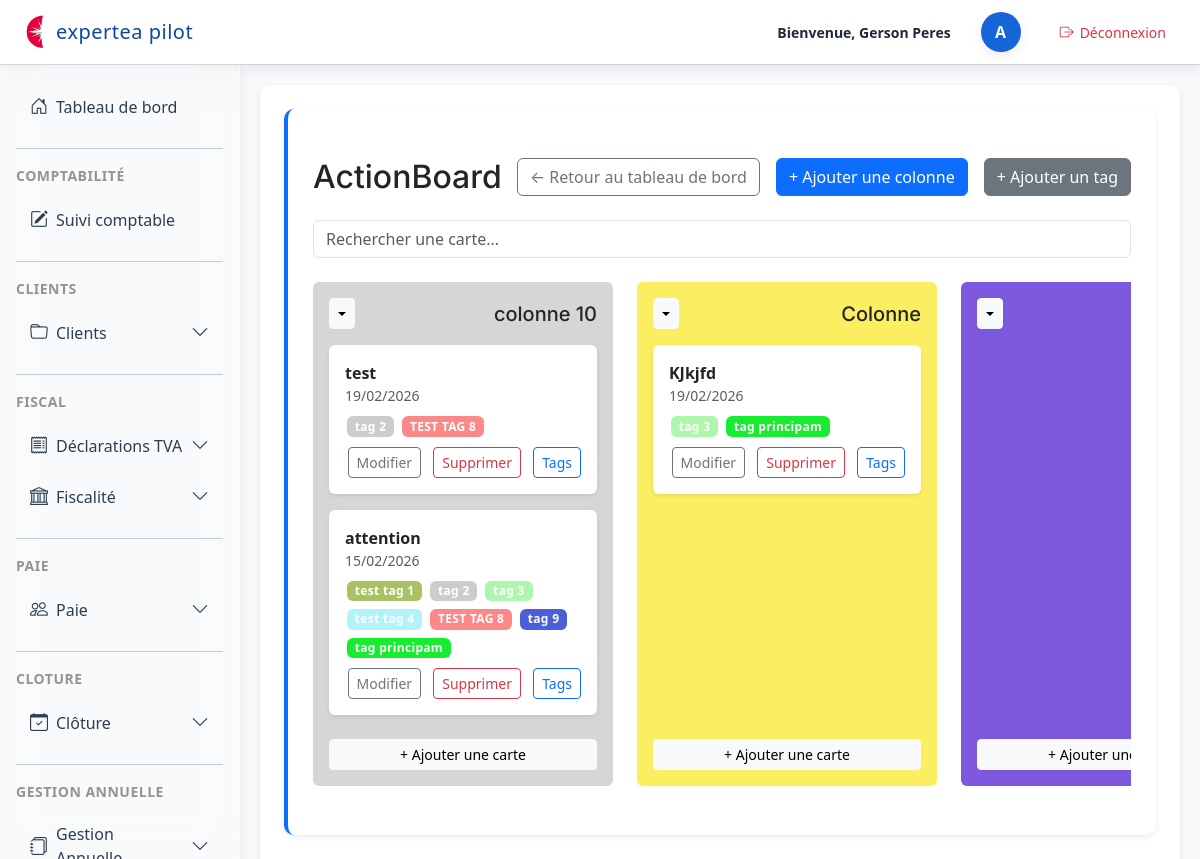
/dossiers/kanban/ (signed in), run on the app's committed database.
### dossiers/models.py (models this page shows, shortened)
class KanbanColumn(models.Model):
    user = models.ForeignKey(User, on_delete=models.CASCADE)
    title = models.CharField(max_length=100)
    color = models.CharField(max_length=20, default="#cccccc")
    position = models.PositiveIntegerField(default=0)
    class Meta:
        ordering = ["position"]

class KanbanCard(models.Model):
    user = models.ForeignKey(User, on_delete=models.CASCADE)
    column = models.ForeignKey(KanbanColumn, on_delete=models.CASCADE)
    title = models.CharField(max_length=200)
    description = models.TextField(blank=True)
    position = models.PositiveIntegerField(default=0)
    created_at = models.DateTimeField(auto_now_add=True)
    updated_at = models.DateTimeField(auto_now=True)
    class Meta:
        ordering = ["position"]

class KanbanCardTag(models.Model):
    card = models.ForeignKey(KanbanCard, on_delete=models.CASCADE)
    tag = models.ForeignKey(KanbanTag, on_delete=models.CASCADE)
    class Meta:
        unique_together = ("card", "tag")

class KanbanTag(models.Model):
    user = models.ForeignKey(User, on_delete=models.CASCADE)
    name = models.CharField(max_length=50)
    color = models.CharField(max_length=20, default="#888888")

### dossiers/views.py (the view)
# urls.py: path("kanban/", views.kanban_board, name="kanban_board"),
@login_required
def kanban_board(request):
    columns = KanbanColumn.objects.filter(user=request.user).order_by("position")
    cards = KanbanCard.objects.filter(user=request.user).order_by("position")
    tags = KanbanTag.objects.filter(user=request.user).order_by("name")
    for card in cards:
        card.tags = [ct.tag for ct in card.kanbancardtag_set.all()]
    return render(request, "dossiers/kanban_board.html", {
        "columns": columns,
        "cards": cards,
        "tags": tags,
    })

### cabinet_compta/context_processors.py (called while the page is built)
def user_role(request):
    if not request.user.is_authenticated:
        return {"base_template": "base.html"}
    groups = request.user.groups.values_list("name", flat=True)
    if "Client" in groups:
        return {"base_template": "base_paie_client.html"}
    if "Partenaire" in groups:
        return {"base_template": "base_partenaire.html"}
    return {"base_template": "base.html"}

### dossiers/context_processors.py (called while the page is built)
def last_fiscal_year(request):
    current_year = date.today().year
    try:
        year_obj = AnneeFiscale.objects.get(annee=current_year)
        return {"last_year": year_obj.id}
    except AnneeFiscale.DoesNotExist:
        try:
            last_year_obj = AnneeFiscale.objects.latest("annee")
            return {"last_year": last_year_obj.id}
        except AnneeFiscale.DoesNotExist:
            return {"last_year": None}

def cloture_context(request):
    derniere_annee = ClotureAnnee.objects.order_by('-annee').first()
    return {
        "derniere_annee": derniere_annee
    }

### dossiers/templates/dossiers/kanban_board.html (shortened to what this page needs)
{% extends "base.html" %}
{% block content %}
<section class="section">
<div class="py-4">
<div class="d-flex justify-content-between align-items-center mb-4">
    <h2 class="m-0">ActionBoard</h2>
    <div class="d-flex align-items-center gap-2">
        <a href="{% url 'user_space' %}" class="btn btn-outline-secondary">
            ← Retour au tableau de bord
        </a>
        <button class="btn btn-primary"
                data-bs-toggle="modal"
                data-bs-target="#addColumnModal">
            + Ajouter une colonne
        </button>
        <button class="btn btn-secondary"
                data-bs-toggle="modal"
                data-bs-target="#addTagModal">
            + Ajouter un tag
        </button>
    </div>
</div>
<div class="mb-4">
    <input type="text"
           id="kanbanSearch"
           class="form-control"
           placeholder="Rechercher une carte...">
</div>
<div class="d-flex gap-4 kanban-row" style="white-space: nowrap;">
        {% for column in columns %}
        <div class="kanban-column p-3 rounded d-flex flex-column"
             style="background: {{ column.color }}; min-width: 300px;"
             draggable="true"
             data-column-id="{{ column.id }}">
<div class="d-flex justify-content-between align-items-center mb-3">
    <div class="dropdown me-2">
        <button class="btn btn-sm btn-light dropdown-toggle" data-bs-toggle="dropdown"></button>
    </div>
    <h5 class="m-0">{{ column.title }}</h5>
</div>
            <div class="kanban-cards flex-grow-1" data-column-id="{{ column.id }}">
                {% for card in cards %}
                    {% if card.column.id == column.id %}
                    <div class="kanban-card p-3 mb-3 bg-white rounded shadow-sm"
                         draggable="true"
                         data-card-id="{{ card.id }}"
                         data-column-id="{{ column.id }}">
                        <div class="fw-bold">{{ card.title }}</div>
                        <div class="text-muted small mb-2">
                            {{ card.created_at|date:"d/m/Y" }}
                        </div>
                        <div class="mb-2">
                            {% for tag in card.kanbancardtag_set.all %}
                                <span class="badge"
                                      style="background: {{ tag.tag.color }};">
                                    {{ tag.tag.name }}
                                </span>
                            {% endfor %}
                        </div>
                        <div class="text-end">
                            <a href="{% url 'edit_kanban_card' card.id %}"
                               class="btn btn-sm btn-outline-secondary">Modifier</a>
                            <a href="{% url 'delete_kanban_card' card.id %}"
                               class="btn btn-sm btn-outline-danger">Supprimer</a>
                            <button class="btn btn-sm btn-outline-primary"
                                    data-bs-toggle="modal"
                                    data-bs-target="#manageTagsModal{{ card.id }}">
                                Tags
                            </button>
                        </div>
                    </div>
                    {% endif %}
                {% endfor %}
            </div>
<button class="btn btn-sm btn-light w-100 mt-2"
        data-bs-toggle="modal"
        data-bs-target="#addCardModal"
        onclick="prepareAddCardModal({{ column.id }})">
    + Ajouter une carte
</button>
        </div>
        {% endfor %}
    </div>
{% endblock content %}

### dossiers/templates/base.html (shortened to what this page needs)
<!DOCTYPE html>
<html lang="fr">
<head>
    {% load static %}
    <link rel="stylesheet" href="{% static 'css/base.css' %}">
    <link rel="stylesheet" href="{% static 'css/dashboard.css' %}">
    <link rel="stylesheet"
          href="https://cdn.jsdelivr.net/npm/bootstrap@5.3.0/dist/css/bootstrap.min.css">
    <link rel="stylesheet"
      href="https://cdn.jsdelivr.net/npm/bootstrap-icons@1.11.3/font/bootstrap-icons.css">
</head>
<body class="bg-light">
<header class="top-header">
    <div class="header-left">
        <img src="{% static 'img/logo.png' %}" alt="Logo" class="header-logo">
        <span class="header-title">expertea pilot</span>
    </div>
    <div class="header-right">
        <span class="welcome-text">Bienvenue, {{request.user.get_full_name }}</span>
        <div class="avatar-circle d-flex justify-content-center align-items-center"
             style="width:40px; height:40px; border-radius:50%; background:#1565d8; color:white; font-weight:600; margin-left:15px;">
            {{ user.username|first|upper }}
        </div>
<a href="{% url 'logout' %}"
   class="btn btn-sm d-flex align-items-center"
   style="margin-left: 15px; background:white; color:#dc3545; border-radius:12px;">
    <i class="bi bi-box-arrow-right" style="margin-right:6px;"></i>
    Déconnexion
</a>
    </div>
</header>
<div class="layout-container d-flex w-100">
    <div class="sidebar-column position-relative d-flex flex-column">
        <aside id="sidebar" class="sidebar p-3">
            <nav class="nav flex-column">
<a class="nav-link d-flex align-items-center gap-2 {% if request.resolver_match.url_name == 'dashboard' %}active{% endif %}"
   href="{% url 'user_space' %}">
    <i class="bi bi-house-door"></i>
    <span class="sidebar-text">Tableau de bord</span>
</a>
                <hr class="sidebar-separator my-3 opacity-25">
                <div class="sidebar-section-title text-uppercase small opacity-75 mb-2">
                    Comptabilité
                </div>
                <a class="nav-link text-white d-flex align-items-center gap-2 {% if request.resolver_match.url_name == 'liste_suivi_comptable' %}active{% endif %}"
                   href="{% url 'liste_suivi_comptable' %}">
                    <i class="bi bi-pencil-square"></i>
                    <span class="sidebar-text">Suivi comptable</span>
                </a>
                <hr class="sidebar-separator my-3 opacity-25">
                <div class="sidebar-section-title text-uppercase small opacity-75 mb-2">
                    CLIENTS
                </div>
                <div class="nav-item">
                    <a class="nav-link text-white d-flex align-items-center gap-2"
                       data-bs-toggle="collapse"
                       href="#menuCLIENTS"
                       role="button"
                       aria-expanded="false"
                       aria-controls="menuCLIENTS">
                        <i class="bi bi-folder"></i>
                        <span class="sidebar-text">Clients</span>
                        <i class="bi bi-chevron-down ms-auto small"></i>
                    </a>
                </div>
                <hr class="sidebar-separator my-3 opacity-25">
                <div class="sidebar-section-title text-uppercase small opacity-75 mb-2">
                    FISCAL
                </div>
                <div class="nav-item">
                    <a class="nav-link text-white d-flex align-items-center gap-2"
                       data-bs-toggle="collapse"
                       href="#menuTVA"
                       role="button"
                       aria-expanded="false"
                       aria-controls="menuTVA">
                        <i class="bi bi-receipt"></i>
                        <span class="sidebar-text">Déclarations TVA</span>
                        <i class="bi bi-chevron-down ms-auto small"></i>
                    </a>
                </div>
		<div class="nav-item">
		    <a class="nav-link text-white d-flex align-items-center gap-2"
		       data-bs-toggle="collapse"
		       href="#menuFISCAL"
		       role="button"
		       aria-expanded="false"
		       aria-controls="menuFISCAL">
		        <i class="bi bi-bank"></i>
		        <span class="sidebar-text">Fiscalité</span>
		        <i class="bi bi-chevron-down ms-auto small"></i>
		    </a>
</div>
		<hr class="sidebar-separator my-3 opacity-25">
		<div class="sidebar-section-title text-uppercase small opacity-75 mb-2">
		    Paie
		</div>
		<div class="nav-item">
		    <a class="nav-link text-white d-flex align-items-center gap-2"
		       data-bs-toggle="collapse"
		       href="#menuPAIE"
		       role="button"
		       aria-expanded="false"
		       aria-controls="menuPAIE">
		        <i class="bi bi-people"></i>
		        <span class="sidebar-text">Paie</span>
		        <i class="bi bi-chevron-down ms-auto small"></i>
		    </a>
    </div>
<hr class="sidebar-separator my-3 opacity-25">
<div class="sidebar-section-title text-uppercase small opacity-75 mb-2">
    CLOTURE
</div>
<div class="nav-item">
    <a class="nav-link text-white d-flex align-items-center gap-2"
       data-bs-toggle="collapse"
       href="#menuCLOTURE"
       role="button"
       aria-expanded="false"
       aria-controls="menuCLOTURE">
        <i class="bi bi-calendar-check"></i>
        <span class="sidebar-text">Clôture</span>
        <i class="bi bi-chevron-down ms-auto small"></i>
    </a>
</div>
		<hr class="sidebar-separator my-3 opacity-25">
		<div class="sidebar-section-title text-uppercase small opacity-75 mb-2">
		    Gestion Annuelle
		</div>
		<div class="nav-item">
		    <a class="nav-link text-white d-flex align-items-center gap-2"
		       data-bs-toggle="collapse"
		       href="#menuANNUEL"
		       role="button"
		       aria-expanded="false"
		       aria-controls="menuANNUEL">
		        <i class="bi bi-journals"></i>
		        <span class="sidebar-text">Gestion Annuelle</span>
		        <i class="bi bi-chevron-down ms-auto small"></i>
		    </a>
            </nav>
        </aside>
    </div>
    <main class="flex-grow-1 p-4">
        {% block content %}
        {% endblock %}
    </main>
</div>
</body>
</html>

### dossiers/static/css/base.css (style rules this page uses)
:root { --blue-primary: #0d6efd; --blue-dark: #0b5ed7; --blue-light: #e7f1ff; --sidebar-bg: #0a1a2b; --sidebar-hover: rgba(255, 255, 255, 0.12); --sidebar-active: #0d6efd; --text-light: #f8f9fa; }
body { font-family: 'Inter', sans-serif; background: var(--blue-light); }
main { background: white; padding: 25px; border-radius: 10px; box-shadow: 0 2px 6px rgba(0, 0, 0, 0.08); margin: 20px; }
h1, h2, h3, h4, h5, .card h1, .card h2, .card h3, .card h4 { font-family: 'Inter', sans-serif; font-weight: 600; color: var(--blue-dark); margin-top: 0; margin-bottom: 18px; }
h3, h4, h5 { color: var(--blue-primary); }
section { margin-bottom: 30px; }
.section { background: white; padding: 25px; border-radius: 10px; margin-bottom: 30px; border-left: 4px solid var(--blue-primary); box-shadow: 0 2px 6px rgba(0, 0, 0, 0.08); transition: box-shadow 0.25s ease; }
.kanban-column, .kanban-card, .kanban-cards, .content, .main-content, .page-wrapper, .wrapper, .layout, #layoutSidenav, #layoutSidenav_content { z-index: 1 !important; }
.badge { display: inline-block; padding: 4px 10px; border-radius: 6px; font-size: 12px; font-weight: 600; letter-spacing: 0.3px; margin-right: 6px; }
a { transition: color 0.2s ease; }
p, ul, ol, table, form, .section { margin-bottom: 20px; }
.btn + .btn { margin-left: 8px; }
.btn { padding: 8px 16px; border-radius: 6px; text-decoration: none; font-weight: 600; display: inline-block; transition: background 0.2s ease, color 0.2s ease, box-shadow 0.2s ease; }
.btn-primary { background: var(--blue-primary); color: white; border: none; }
.btn-secondary { background: #6c757d; color: white; border: none; }
.sidebar { width: 240px; min-height: 100vh; background: var(--sidebar-bg); color: var(--text-light); transition: width 0.25s ease; overflow: hidden; }
.sidebar .nav-link { padding: 10px 15px; border-radius: 6px; margin-bottom: 6px; transition: background 0.2s; font-weight: 500; }
:root { --radius-small: 6px; --radius-medium: 10px; }
h1, h2, h3, h4, h5 { font-family: 'Inter', sans-serif; font-weight: 600; color: var(--blue-dark); }
.sidebar-column { width: 240px; min-height: 100vh; position: relative; flex-shrink: 0; }
.layout-container { height: calc(100vh - 65px); overflow: hidden; }
main { overflow-y: auto; height: 100%; }
.top-header { height: 65px; }
.top-header, .layout-container { position: relative !important; z-index: 1 !important; }
#layoutSidenav, #layoutSidenav_content, .sidebar, .navbar, .header, .content, .main-content, .page-wrapper, .wrapper, .layout, .container, .container-fluid { position: relative !important; z-index: 1 !important; }
.kanban-row { overflow-x: auto; overflow-y: visible; }
.kanban-column { position: relative; z-index: 1; }
.kanban-column { width: 300px; min-width: 300px; max-width: 300px; }
.kanban-card .badge { white-space: normal !important; }
.kanban-card .badge { display: inline-block; margin: 2px 2px; max-width: 100%; }
.kanban-card .badge { white-space: normal !important; display: inline-block; max-width: 100%; margin: 2px 2px; }
.kanban-card .mb-2 { display: flex; flex-wrap: wrap; gap: 4px; }
.layout-container { min-height: calc(100vh - 60px); }
.sidebar { width: 230px; }
.sidebar { background: rgba(255, 255, 255, 0.20) !important; backdrop-filter: blur(18px) saturate(180%) !important; -webkit-backdrop-filter: blur(18px) saturate(180%) !important; border-right: 1px solid rgba(255, 255, 255, 0.35) !important; min-height: 100vh; color: #2c3e50 !important; }
.sidebar-section-title { color: rgba(0, 0, 0, 0.55) !important; font-weight: 600; letter-spacing: 0.5px; }
.sidebar .nav-link { color: #2c3e50 !important; padding: 10px 14px; border-radius: 8px; margin: 2px 0; transition: all 0.2s ease-in-out; }
.sidebar .nav-link i { font-size: 18px; transition: color 0.2s ease-in-out; }
.header-title { font-weight: 300 !important; letter-spacing: 0.5px; font-size: 1.6rem; }

### data on the page
KanbanColumn: title "colonne 10"
KanbanCard: title "test", created_at "19/02/2026"
KanbanCardTag: tag.name "tag 2"
KanbanCardTag: tag.name "TEST TAG 8"
KanbanCard: title "attention", created_at "15/02/2026"
KanbanCardTag: tag.name "test tag 1"
KanbanCardTag: tag.name "tag 2"
KanbanCardTag: tag.name "tag 3"
KanbanCardTag: tag.name "test tag 4"
KanbanCardTag: tag.name "TEST TAG 8"
KanbanCardTag: tag.name "tag 9"
KanbanCardTag: tag.name "tag principam"
KanbanColumn: title "Colonne"
KanbanCard: title "KJkjfd", created_at "19/02/2026"
KanbanCardTag: tag.name "tag 3"
KanbanCardTag: tag.name "tag principam"

### other printed values
{{ request.user.get_full_name }} "Gerson Peres"
{{ user.username|first|upper }} "A"
